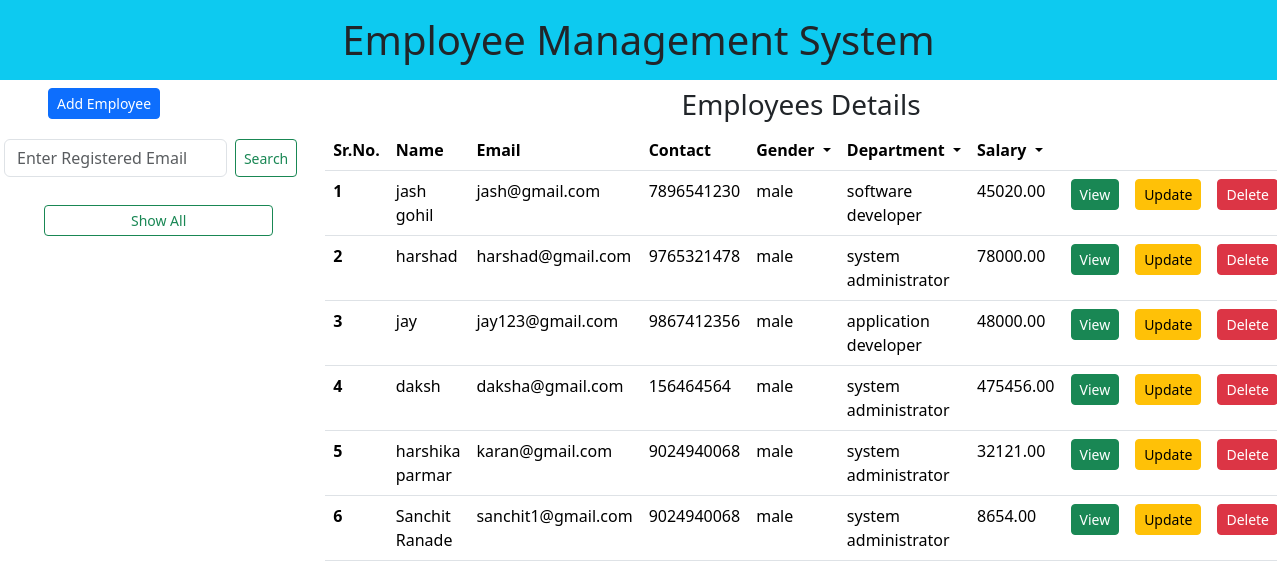
/search_male, run on the app's committed database.
### app1/models.py (models this page shows)
class Employee(models.Model):
    gen = (
        ('male','male'),
        ('female','female'),
    )
    name = models.CharField(max_length=50)
    email = models.EmailField(unique=True)
    contact = models.BigIntegerField()
    gender = models.CharField(max_length=50,choices=gen)
    department = models.ForeignKey(Departments,on_delete=models.CASCADE)
    salary = models.DecimalField(max_digits=8, decimal_places=2)
    image = models.ImageField(upload_to="images")

class Departments(models.Model):
    name = models.CharField(max_length=50)
    def __str__(self):
        return self.name

### app1/views.py (the view)
# urls.py: path('search_male',views.search_male,name="search_male"),
def search_male(request):
    data = Employee.objects.filter(gender__iexact="male")
    return render(request,"index.html",{'employees':data})

### templates/index.html (shortened to what this page needs)
<!DOCTYPE html>
<html lang="en">
<head>
    <link href="https://cdn.jsdelivr.net/npm/bootstrap@5.3.3/dist/css/bootstrap.min.css" rel="stylesheet">
</head>
<body >
<div class="container-fluid p-0">
<h1 class ="bg-info p-3 text-center ">Employee Management System</h1>
<div class="row">
<div class="col-lg-3">
<div class="row px-5">
<a href="{% url 'addemp' %}"><button class="btn btn-sm btn-primary">Add Employee</button></a>
</div>
<div class="row my-3 text-center p-1">
<form class="d-flex" role="search" action="{% url 'search' %}">
<input name="search" class="form-control me-2 " type="search" placeholder="Enter Registered Email" aria-label="Search">
<button class="btn btn-outline-success btn-sm" type="submit">Search</button>
</form>
</div>
<div class="row px-5">
<a href="{% url 'index' %}" class="btn btn-sm btn-outline-success m-2 ">Show All</a>
</div>
</div>
<div class="col-lg-9">
<h3 class="text-center">Employees Details</h3>
<table class="table table-hover">
  <thead>
    <tr>
      <th scope="col">Sr.No.</th>
      <th scope="col">Name</th>
      <th scope="col">Email</th>
      <th scope="col">Contact</th>
      <th><li class="nav-item dropdown list-group">
          <a class="nav-link dropdown-toggle" href="#" role="button" data-bs-toggle="dropdown" aria-expanded="false">
            Gender
          </a>
        </li></th>
      <th scope="col"><li class="nav-item dropdown list-group">
          <a class="nav-link dropdown-toggle" href="#" role="button" data-bs-toggle="dropdown" aria-expanded="false">
            Department
          </a>
        </li></th>
      <th scope="col"><li class="nav-item dropdown list-group">
          <a class="nav-link dropdown-toggle" href="#" role="button" data-bs-toggle="dropdown" aria-expanded="false">
            Salary
          </a>
        </li></th>
      <th scope="col"></th>
      <th scope="col"></th>
      <th scope="col"></th>
    </tr>
  </thead>
  <tbody>
  {% for emp in employees %}
  <tr>
      <th scope="row">{{forloop.counter}}</th>
      <td>{{emp.name}}</td>
      <td>{{emp.email}}</td>
      <td>{{emp.contact}}</td>
      <td>{{emp.gender}}</td>
      <td>{{emp.department}}</td>
      <td>{{emp.salary}}</td>
      <td><a href="view/{{emp.id}}"><button class="btn btn-success btn-sm">View</button></a></td>
      <td><a href="update/{{emp.id}}"><button class="btn btn-warning btn-sm">Update</button></a></td>
      <td><a href="delete/{{emp.id}}"><button class="btn btn-danger btn-sm">Delete</button></a></td>
 </tr>
 {% empty %}
 <h3>No Record Found</h3>
  {% endfor %}
  </tbody>
</table>
</div>
</div>
</div>
</body>
</html>

### data on the page
Employee: name "jash gohil", email "jash@gmail.com", contact "7896541230", gender "male", department "software developer", salary "45020.00"
Employee: name "harshad", email "harshad@gmail.com", contact "9765321478", gender "male", department "system administrator", salary "78000.00"
Employee: name "jay", email "jay123@gmail.com", contact "9867412356", gender "male", department "application developer", salary "48000.00"
Employee: name "daksh", email "daksha@gmail.com", contact "156464564", gender "male", department "system administrator", salary "475456.00"
Employee: name "harshika parmar", email "karan@gmail.com", contact "9024940068", gender "male", department "system administrator", salary "32121.00"
Employee: name "Sanchit Ranade", email "sanchit1@gmail.com", contact "9024940068", gender "male", department "system administrator", salary "8654.00"
